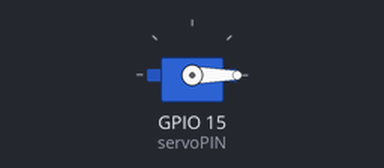
A sketch run on a simulated ESP32. Parts: servo.

Above: at 0.05 s.
At 1.5 s:
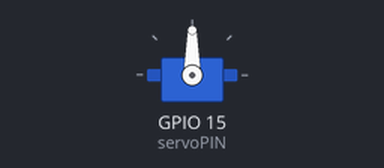
At 3.0 s:
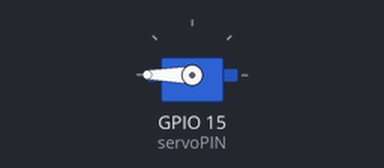
Timing chart, 0 to 6.9 s (numbered marks = the images above):
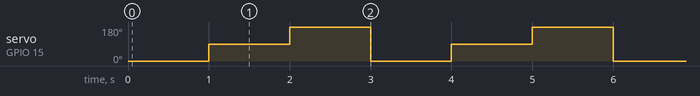

Measured:
- by itself, servo on GPIO 15 (servoPIN): repeats every 3.0 s: 180° 1.0 s, 0° 1.0 s, 90° 1.0 s

The sketch:

servo.ino
```cpp
#include <ESP32Servo.h>

#define servoPIN 15

Servo myServo;

void setup() {
 myServo.attach(servoPIN);
}

void loop() {
  myServo.write(0);
  delay(1000);

  myServo.write(90);
  delay(1000);

  myServo.write(180);
  delay(1000);
}
```
